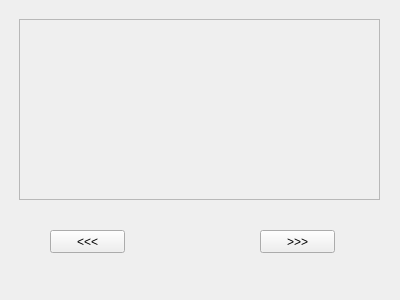
<?xml version="1.0" encoding="UTF-8"?>
<ui version="4.0">
 <class>Form</class>
 <widget class="QWidget" name="Form">
  <property name="geometry">
   <rect>
    <x>0</x>
    <y>0</y>
    <width>400</width>
    <height>300</height>
   </rect>
  </property>
  <property name="windowTitle">
   <string>Form</string>
  </property>
  <widget class="QFrame" name="frame">
   <property name="geometry">
    <rect>
     <x>19</x>
     <y>19</y>
     <width>361</width>
     <height>181</height>
    </rect>
   </property>
   <property name="frameShape">
    <enum>QFrame::StyledPanel</enum>
   </property>
   <property name="frameShadow">
    <enum>QFrame::Raised</enum>
   </property>
  </widget>
  <widget class="QPushButton" name="pushButton">
   <property name="geometry">
    <rect>
     <x>50</x>
     <y>230</y>
     <width>75</width>
     <height>23</height>
    </rect>
   </property>
   <property name="text">
    <string>&lt;&lt;&lt;</string>
   </property>
  </widget>
  <widget class="QPushButton" name="pushButton_2">
   <property name="geometry">
    <rect>
     <x>260</x>
     <y>230</y>
     <width>75</width>
     <height>23</height>
    </rect>
   </property>
   <property name="text">
    <string>&gt;&gt;&gt;</string>
   </property>
  </widget>
 </widget>
 <resources/>
 <connections/>
</ui>
